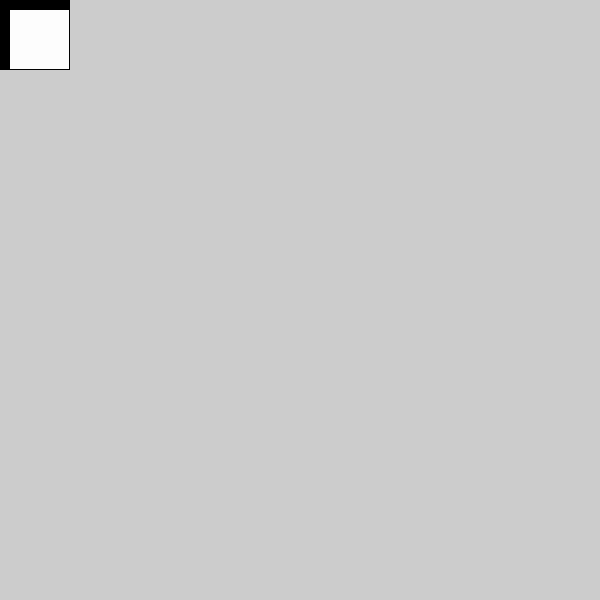
Frame 1 (no input)
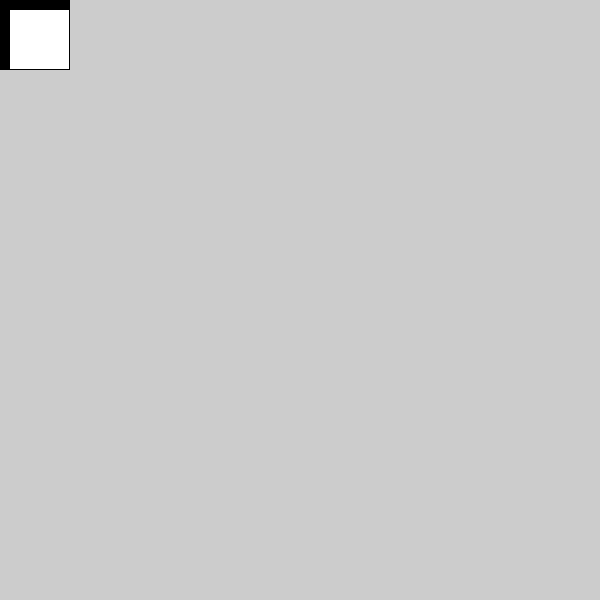
Frame 60 (the mouse pressed at the canvas centre just before this capture)
Frame 120 (the mouse held since frame 60 and released just before this capture): identical to frame 60, image omitted

The Processing sketch that drew these frames (run headless with seeded random() and noise(); from frame 60 on, the mouse is pressed at the canvas centre):

// Processing sketch: sketch_18
// ── sketch_18.pde
// this sketch uses a 2d array to store colors that 
// will be used to draw rectangles in a grid. 

// change the draw loop so that it draws evenly spaced 
// rectangles across the screen, and add a conditional 
// to make sure that once a color turns white, it returns 
// back to black as seen in the example gif.

int gridW = 10;
int gridH = 10;
float[][] greyColors = new float[gridW][gridH];

void setup() {
  size(600, 600);
  for (int i = 0; i < gridW; i++) {
    for (int j = 0; j < gridH; j++) {
      greyColors[i][j] = map(j * gridW + i, 0, gridW * gridH, 0, 255);
    }
  }
}

void draw() {
  for (int i = 0; i < gridW; i++) {
    for (int j = 0; j < gridH; j++) {
      greyColors[i][j]+=1;
      fill(greyColors[i][j]);
      int x = int(map(i, 0, 10, 0, 10));
      int y = int(map(j, 0, 10, 0, 10));
      rect(x, y, width/gridW, height/gridH);
      x += i;
    }
  }
}
